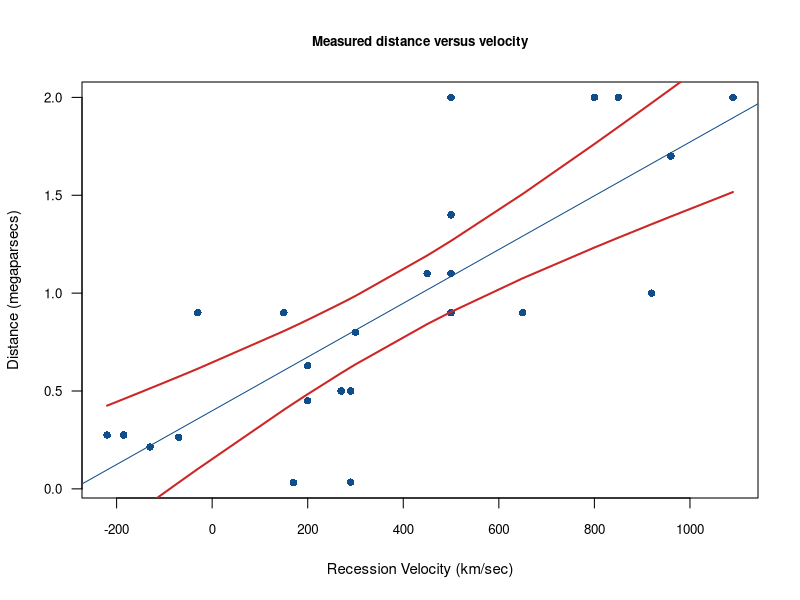
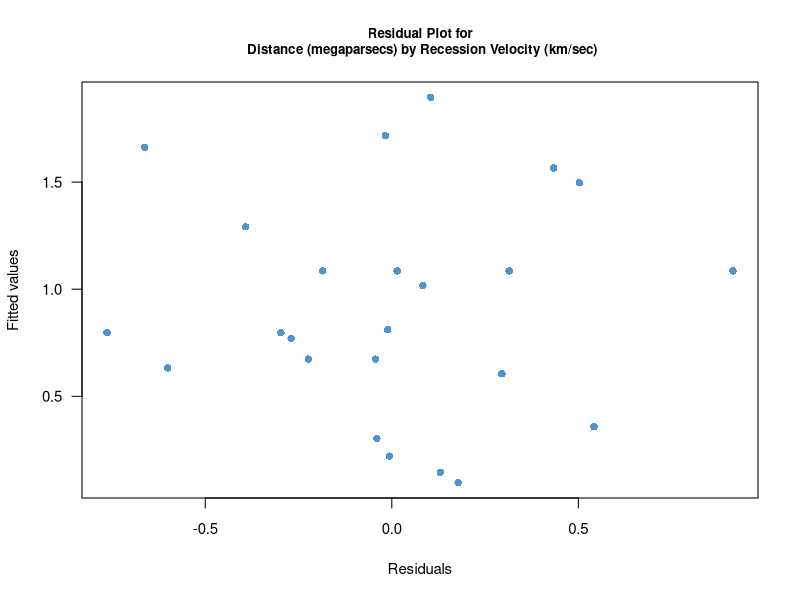

The R script that drew these images, in order:
###############################################################################
# Hubble Example
###############################################################################

install.packages("ggplot2")
library(ggplot2)

object <- c("S.Mag.","L.Mag.","N.G.C. 6822","N.G.C. 598",
            "N.G.C. 221","N.G.C. 224","N.G.C. 5457","N.G.C. 4763",
            "N.G.C. 5194","N.G.C. 4449","N.G.C. 4214","N.G.C. 3031",
            "N.G.C. 3627","N.G.C. 4826","N.G.C. 5236","N.G.C. 1068",
            "N.G.C. 5055","N.G.C. 7331","N.G.C. 4258","N.G.C. 4151",
            "N.G.C. 4382","N.G.C. 4472","N.G.C. 4486","N.G.C. 4649")

distance <- c(0.032,0.034,0.214,0.263,0.275,0.275,0.45,0.5,
              0.5,0.63,0.8,0.9,0.9,0.9,0.9,1.0,1.1,1.1,
              1.4,1.7,2.0,2.0,2.0,2.0)

velocity <- c(170,290,-130,-70,-185,-220,200,290,270,
              200,300,-30,650,150,500,920,450,500,
              500,960,500,850,800,1090)

# hubble <- data.frame(object,distance,velocity)
# 
# fit <- lm(hubble$distance~hubble$velocity)
# 
# hubble <- data.frame(hubble, predict(fit, interval = 'prediction'))
# 
# ggplot(hubble, aes(x = velocity, y = distance)) +
#   geom_smooth(method = 'lm', aes(fill = 'confidence'),alpha = 1.0) +
#   geom_point(colour = 'black', size = 3) +
#   labs(x ="Recession Velocity (km/sec)",
#        y ="Distance (megaparsecs)",
#        title ="Measured distance versus velocity 
#        for 24 extra-galactic nebulae") +
#   theme(legend.position = "none")

plotCI <- function (x, y, xlab, ylab, main) {
  plot(x, y, pch = 16, col = "dodgerblue4",
       xlab = xlab, ylab = ylab,
       main = main, cex.main = 0.8,
       cex.axis = 0.8, cex.lab = 0.9,
       las = 1)
  
  fit <- lm(y~x)
  summary(fit)

  abline(fit, col = "dodgerblue4")
  
  CI <- predict(fit, interval = "confidence")
  
  cint <- data.frame(velocity, lower = CI[,2], upper = CI[,3])
  cint <- cint[order(velocity),]
  with(cint, points(velocity, lower, type = "l",
                    col = "firebrick3", lwd = 2))
  with(cint, points(velocity, upper, type = "l",
                    col = "firebrick3", lwd = 2))
  
  plot(resid(fit),fitted(fit),
       pch = 16, col = "steelblue3",
       xlab = "Residuals", ylab = "Fitted values",
       main = paste("Residual Plot for\n", ylab, "by", xlab),
       cex.main = 0.8, cex.lab = 0.9,
       cex.axis = 0.9, las = 1)
  
  summary(fit)
}

plotCI(x = velocity, y = distance,
       xlab = "Recession Velocity (km/sec)",
       ylab = "Distance (megaparsecs)",
       main = "Measured distance versus velocity")
